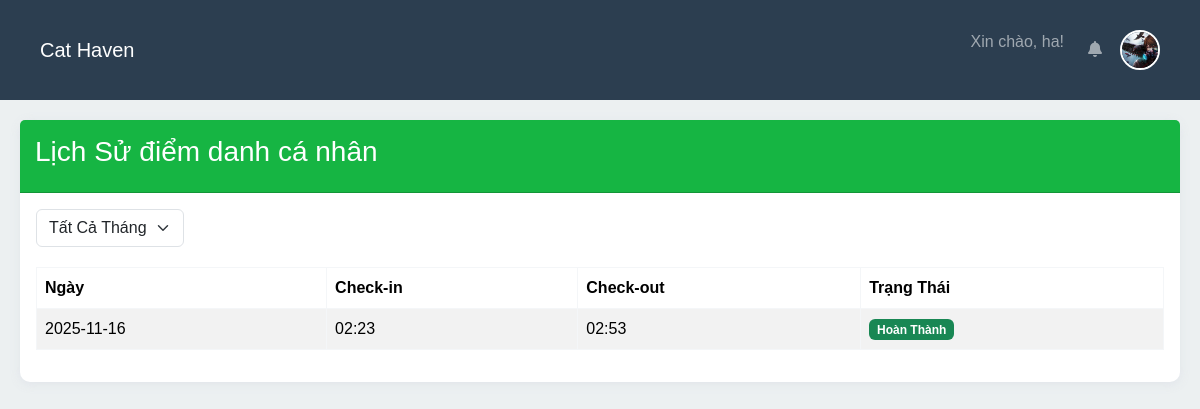
The app's page /history (signed in) with its own data.
### app/models.py (models this page shows)
class Attendance(db.Model):
    id = db.Column(db.Integer, primary_key=True)
    user_id = db.Column(db.Integer, db.ForeignKey('user.id'), nullable=False)
    check_in = db.Column(db.DateTime, default=lambda: datetime.now(timezone.utc))
    check_out = db.Column(db.DateTime)
    date = db.Column(db.Date, default=lambda: datetime.now(timezone.utc).date())
    image_path = db.Column(db.String(200))
    gps_lat = db.Column(db.Float)
    gps_lng = db.Column(db.Float)
    schedule_id = db.Column(db.Integer, db.ForeignKey('schedule.id'), nullable=True)  # Thêm khóa ngoại tới Schedule

### app/attendance/routes.py (the view)
@attendance_bp.route('/history')
def history():
    if 'user_id' not in session:
        return redirect(url_for('auth.login'))
    attendances = Attendance.query.filter_by(user_id=session['user_id']).order_by(Attendance.date.desc()).all()
    return render_template('attendance/history.html', attendances=attendances)

### app/templates/attendance/history.html (shortened to what this page needs)
{% extends "base.html" %}
{% block content %}
<div class="card">
    <div class="card-header">
        <h3> Lịch Sử điểm danh cá nhân</h3>
    </div>
    <div class="card-body">
        <div class="mb-3">
            <select class="form-select d-inline w-auto" onchange="filterHistory(this.value)">
                <option value="">Tất Cả Tháng</option>
            </select>
        </div>
        <table class="table table-striped">
            <thead><tr><th>Ngày</th><th>Check-in</th><th>Check-out</th><th>Trạng Thái</th></tr></thead>
            <tbody>
                {% for att in attendances %}
                <tr>
                    <td>{{ att.date }}</td>
                    <td>{{ att.check_in.strftime('%H:%M') if att.check_in else '-' }}</td>
                    <td>{{ att.check_out.strftime('%H:%M') if att.check_out else '-' }}</td>
                    <td>
                        {% if att.check_in and att.check_out %}
                            <span class="badge bg-success">Hoàn Thành</span>
                        {% elif att.check_in %}
                            <span class="badge bg-warning">Đang Làm</span>
                        {% else %}
                            <span class="badge bg-danger">Vắng</span>
                        {% endif %}
                    </td>
                </tr>
                {% endfor %}
            </tbody>
        </table>
    </div>
</div>
{% endblock %}

### app/static/css/style.css (style rules this page uses)
body { font-family: Arial, sans-serif; margin: 0; padding: 0; background-color: #ECF0F1; }
table { border-collapse: collapse; width: 100%; margin: 20px 0; }
th, td { border: 1px solid #f4f6f8; padding: 12px; text-align: left; }
th { background-color: #1e3b8aad; color: white; }
:root { --bg-color: #ECF0F1; --primary-dark: #2C3E50; --primary-accent: #3498DB; --secondary-accent: #1ABC9C; --info-color: #95A5A6; --danger-color: #E74C3C; --white-color: #FFFFFF; --text-color: #2C3E50; }
body { background-color: var(--bg-color); color: var(--text-color); }
.card-header { background-color: var(--secondary-accent); color: var(--white-color); }
.card { box-shadow: 0 2px 10px rgba(222, 225, 233, 0.848); border-radius: 10px; border: none; margin-bottom: 20px; }
.card-header { background: #16b543; color: white; padding: 15px; border-radius: 10px 10px 0 0; }

### records on screen
Attendance: date "2025-11-16", check_in "02:23", check_out "02:53", shows "Hoàn Thành"

### other values on screen
{{ session.username }} "ha"
